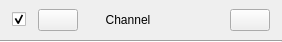
<?xml version="1.0" encoding="UTF-8"?>
<ui version="4.0">
 <class>Channel</class>
 <widget class="QWidget" name="Channel">
  <property name="geometry">
   <rect>
    <x>0</x>
    <y>0</y>
    <width>282</width>
    <height>42</height>
   </rect>
  </property>
  <property name="sizePolicy">
   <sizepolicy hsizetype="Maximum" vsizetype="Maximum">
    <horstretch>0</horstretch>
    <verstretch>0</verstretch>
   </sizepolicy>
  </property>
  <property name="minimumSize">
   <size>
    <width>2</width>
    <height>42</height>
   </size>
  </property>
  <property name="maximumSize">
   <size>
    <width>16777215</width>
    <height>42</height>
   </size>
  </property>
  <property name="windowTitle">
   <string>Form</string>
  </property>
  <property name="styleSheet">
   <string notr="true"/>
  </property>
  <layout class="QVBoxLayout" name="verticalLayout">
   <property name="spacing">
    <number>0</number>
   </property>
   <property name="leftMargin">
    <number>0</number>
   </property>
   <property name="topMargin">
    <number>0</number>
   </property>
   <property name="rightMargin">
    <number>0</number>
   </property>
   <property name="bottomMargin">
    <number>0</number>
   </property>
   <item>
    <widget class="QWidget" name="widget" native="true">
     <property name="sizePolicy">
      <sizepolicy hsizetype="Preferred" vsizetype="Preferred">
       <horstretch>0</horstretch>
       <verstretch>0</verstretch>
      </sizepolicy>
     </property>
     <property name="minimumSize">
      <size>
       <width>0</width>
       <height>40</height>
      </size>
     </property>
     <property name="maximumSize">
      <size>
       <width>16777215</width>
       <height>40</height>
      </size>
     </property>
     <property name="styleSheet">
      <string notr="true"/>
     </property>
     <layout class="QVBoxLayout" name="verticalLayout_2">
      <property name="spacing">
       <number>0</number>
      </property>
      <property name="leftMargin">
       <number>0</number>
      </property>
      <property name="topMargin">
       <number>0</number>
      </property>
      <property name="rightMargin">
       <number>0</number>
      </property>
      <property name="bottomMargin">
       <number>0</number>
      </property>
      <item>
       <layout class="QHBoxLayout" name="horizontalLayout">
        <property name="spacing">
         <number>12</number>
        </property>
        <property name="leftMargin">
         <number>12</number>
        </property>
        <property name="topMargin">
         <number>0</number>
        </property>
        <property name="rightMargin">
         <number>12</number>
        </property>
        <property name="bottomMargin">
         <number>0</number>
        </property>
        <item>
         <widget class="QCheckBox" name="box">
          <property name="checked">
           <bool>true</bool>
          </property>
         </widget>
        </item>
        <item>
         <widget class="QPushButton" name="toggleChannels">
          <property name="text">
           <string/>
          </property>
          <property name="icon">
           <iconset resource="../resources/resources.qrc">
            <normaloff>:/icons/sba_cmb_box_arrow.svg</normaloff>
            <normalon>:/icons/sba_cmb_box_arrow_right.svg</normalon>:/icons/sba_cmb_box_arrow.svg</iconset>
          </property>
          <property name="iconSize">
           <size>
            <width>12</width>
            <height>12</height>
           </size>
          </property>
          <property name="checkable">
           <bool>true</bool>
          </property>
         </widget>
        </item>
        <item>
         <widget class="QPushButton" name="name">
          <property name="text">
           <string>Channel</string>
          </property>
          <property name="checkable">
           <bool>true</bool>
          </property>
          <property name="flat">
           <bool>true</bool>
          </property>
         </widget>
        </item>
        <item>
         <spacer name="horizontalSpacer">
          <property name="orientation">
           <enum>Qt::Horizontal</enum>
          </property>
          <property name="sizeHint" stdset="0">
           <size>
            <width>1</width>
            <height>20</height>
           </size>
          </property>
         </spacer>
        </item>
        <item>
         <widget class="scopy::CustomPushButton" name="btn">
          <property name="maximumSize">
           <size>
            <width>40</width>
            <height>20</height>
           </size>
          </property>
          <property name="text">
           <string/>
          </property>
          <property name="checkable">
           <bool>true</bool>
          </property>
          <property name="flat">
           <bool>true</bool>
          </property>
         </widget>
        </item>
        <item>
         <widget class="scopy::CustomPushButton" name="delBtn">
          <property name="text">
           <string/>
          </property>
         </widget>
        </item>
        <item>
         <spacer name="horizontalSpacer">
          <property name="orientation">
           <enum>Qt::Horizontal</enum>
          </property>
          <property name="sizeType">
           <enum>QSizePolicy::Maximum</enum>
          </property>
          <property name="sizeHint" stdset="0">
           <size>
            <width>0</width>
            <height>20</height>
           </size>
          </property>
         </spacer>
        </item>
       </layout>
      </item>
     </layout>
    </widget>
   </item>
   <item>
    <widget class="Line" name="line">
     <property name="minimumSize">
      <size>
       <width>0</width>
       <height>2</height>
      </size>
     </property>
     <property name="maximumSize">
      <size>
       <width>16777215</width>
       <height>2</height>
      </size>
     </property>
     <property name="styleSheet">
      <string notr="true"/>
     </property>
     <property name="orientation">
      <enum>Qt::Horizontal</enum>
     </property>
     <property name="subsection_line" stdset="0">
      <bool>true</bool>
     </property>
    </widget>
   </item>
  </layout>
 </widget>
 <customwidgets>
  <customwidget>
   <class>scopy::CustomPushButton</class>
   <extends>QPushButton</extends>
   <header>customPushButton.h</header>
  </customwidget>
 </customwidgets>
 <resources>
  <include location="../resources/resources.qrc"/>
  <include location="../resources/resources.qrc"/>
  <include location="../resources/resources.qrc"/>
 </resources>
 <connections>
  <connection>
   <sender>box</sender>
   <signal>toggled(bool)</signal>
   <receiver>btn</receiver>
   <slot>setEnabled(bool)</slot>
   <hints>
    <hint type="sourcelabel">
     <x>51</x>
     <y>21</y>
    </hint>
    <hint type="destinationlabel">
     <x>125</x>
     <y>21</y>
    </hint>
   </hints>
  </connection>
 </connections>
</ui>
